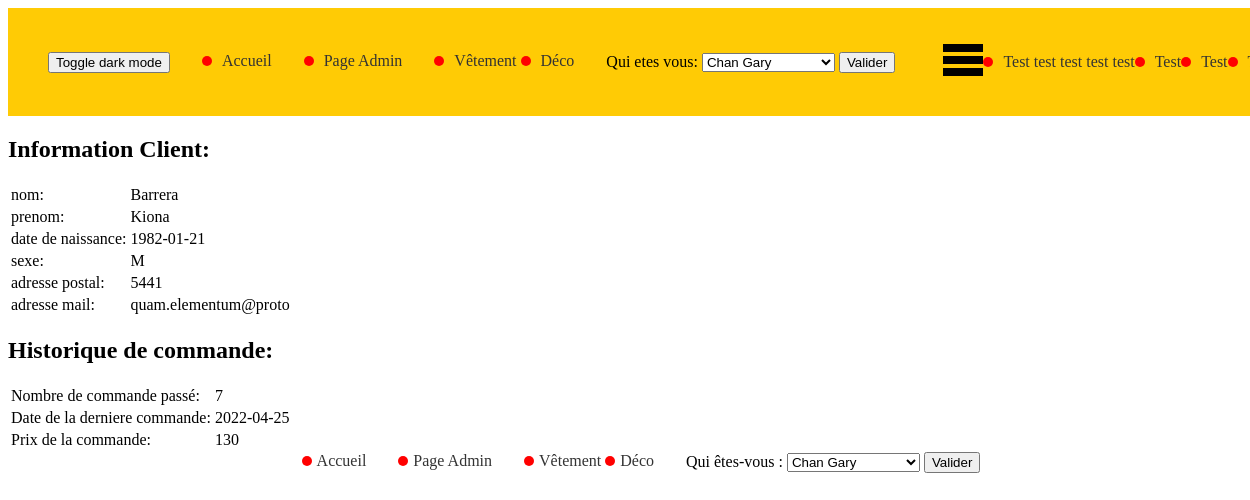
/client.php?id=4, run on the app's committed database.
### tables this page shows
CREATE TABLE `categorie` (
  `id_categorie` int(11) NOT NULL,
  `nom` varchar(50) NOT NULL
);

CREATE TABLE `fiche_client` (
  `id_client` int(11) NOT NULL,
  `nom` varchar(50) NOT NULL,
  `prenom` varchar(50) NOT NULL,
  `date_de_naissance` date NOT NULL,
  `sexe` char(1) NOT NULL,
  `adresse_postal` bigint(5) NOT NULL,
  `adresse_mail` varchar(20) NOT NULL
);

CREATE TABLE `commande` (
  `id_commande` int(11) NOT NULL,
  `nombre_de_commande_passé` bigint(2) NOT NULL,
  `date_de_la_derniere` date NOT NULL,
  `prix_de_la_derniere_commande` bigint(4) NOT NULL
);

### client.php (the view, shortened to what this page needs)
<!DOCTYPE html>
<html lang="fr">
  <head>
    <link rel="stylesheet" type="text/css" href="css/style.css">
  </head>
  <body>
    <?php
      require("components/header.php");;
      include("config/config.php");
$bdd = new PDO('mysql:host='.$hote.';port='.$port.';dbname='.$nom_bd,$utilisateur,$mot_de_passe);
      $requete = 'SELECT * FROM fiche_client WHERE id_client=' . $_GET["id"];
      $resultats = $bdd->query($requete);
      $tableauclient = $resultats->fetchAll();
      if (count($tableauclient) > 0) {
        echo "<h2>Information Client:</h2>";
        echo "<table>";
        foreach ($tableauclient as $client) {
          echo "<tr><td>nom:</td><td>" . $client["nom"] . "</td></tr>";
          echo "<tr><td>prenom:</td><td>" . $client["prenom"] . "</td></tr>";
          echo "<tr><td>date de naissance:</td><td>" . $client["date_de_naissance"] . "</td></tr>";
          echo "<tr><td>sexe:</td><td>" . $client["sexe"] . "</td></tr>";
          echo "<tr><td>adresse postal:</td><td>" . $client["adresse_postal"] . "</td></tr>";
          echo "<tr><td>adresse mail:</td><td>" . $client["adresse_mail"] . "</td></tr>";
        }
        echo "</table>";
      } else {
        echo "<p>Aucune fiche_client n'a été trouvée pour ce client.</p>";
      }
      $requete = 'SELECT * FROM commande WHERE id_commande=' . $_GET["id"];
      $resultats = $bdd->query($requete);
      $tableaucommande = $resultats->fetchAll();
      if (count($tableaucommande) > 0) {
        echo "<h2>Historique de commande:</h2>";
        echo "<table>";
        foreach ($tableaucommande as $commande) {
          echo "<tr><td>Nombre de commande passé:</td><td>" . $commande["nombre_de_commande_passé"] . "</td></tr>";
          echo "<tr><td>Date de la derniere commande:</td><td>" . $commande["date_de_la_derniere"] . "</td></tr>";
          echo "<tr><td>Prix de la commande:</td><td>" . $commande["prix_de_la_derniere_commande"] . "</td></tr>";
    }
    echo "</table>";
} else {
    echo "<p>Aucune commande trouvée pour ce client.</p>";
}
?>
<?php require("components/footer.php"); ?>
</body>
</html>

### components/header.php (shortened to what this page needs)
<?php
 include("config/config.php");
$bdd = new PDO('mysql:host='.$hote.';port='.$port.';dbname='.$nom_bd,$utilisateur,$mot_de_passe);
$requete = 'SELECT * FROM fiche_client';
$resultats = $bdd->query($requete);
$tableauclient = $resultats->fetchAll();
$requete='SELECT * FROM categorie ';
$resultats = $bdd->query($requete) ;
$tableaucategorie=$resultats->fetchAll() ;
?>
<nav>
<button onclick="toggle_dark_mode()">Toggle dark mode</button>
    <ul>
        <li><a href="index.php">Accueil</a></li>
        <li><a href="admin.php">Page Admin</a></li>
        <li class="dropdown">
            <div class="dropdown-content">
                <?php
                foreach ($tableaucategorie as $categorie) {
                    echo '<a href="article.php?id=' . $categorie["id_categorie"] . '">' . $categorie["nom"] . '</a>'."\n";
                }
                ?>
            </div>
        </li>
        <li>
            <form action="client.php" method="get">
                <label for="selectionneclient">Qui etes vous:</label>
                <select id="selectionneclient" name="id">
                    <?php
                    foreach ($tableauclient as $client) {
                        echo '<option value="' . $client["id_client"] . '">' . $client["nom"] . ' ' . $client["prenom"] . '</option>';
                    }
                    ?>
                </select>
                <input type="submit" value="Valider">
            </form>
        </li>
    </ul>
    <div class="header-nav" data-visible="false">
        <nav class="nav">
                <div class="menu-btn">
                    <svg viewBox="0 0 100 80" width="40" height="40">
  <rect width="100" height="20"></rect>
  <rect y="30" width="100" height="20"></rect>
  <rect y="60" width="100" height="20"></rect>
</svg>
                </div>
            <ul class="nav-list burger">
                <li class="nav__list_item" style="margin-left: 0px;"><a class="nav__link" href="#">Test test test test test</a></li>
                <li class="nav__list_item" style="margin-left: 0px;"><a class="nav__link" href="#">Test</a></li>
                <li class="nav__list_item"  style="margin-left: 0px;"><a class="nav__link" href="#">Test</a></li>
                <li class="nav__list_item"  style="margin-left: 0px;"><a class="nav__link" href="#">Test</a></li>
            </ul>
        </nav>
    </div>
</nav>

### components/footer.php (shortened to what this page needs)
<?php
  include("config/config.php");
  $bdd = new PDO('mysql:host='.$hote.';port='.$port.';dbname='.$nom_bd,$utilisateur,$mot_de_passe);
$requete = 'SELECT * FROM fiche_client';
$resultats = $bdd->query($requete);
$tableauclient = $resultats->fetchAll();
$requete = 'SELECT * FROM categorie';
$resultats = $bdd->query($requete);
$tableaucategorie = $resultats->fetchAll();
?>
    <footer>
        <ul>
            <li><a href="index.php">Accueil</a></li>
            <li><a href="admin.php">Page Admin</a></li>
            <li class="dropdown">
                <div class="dropdown-content">
                    <?php
                    foreach ($tableaucategorie as $categorie) {
                        echo '<a href="article.php?id=' . $categorie["id_categorie"] . '">' . $categorie["nom"] . '</a>' . "\n";
                    }
                    ?>
                </div>
            </li>
            <li>
                <form action="client.php" method="get">
                    <label for="selectionneclient">Qui êtes-vous :</label>
                    <select id="selectionneclient" name="id">
                        <?php
                        foreach ($tableauclient as $client) {
                            echo '<option value="' . $client["id_client"] . '">' . $client["nom"] . ' ' . $client["prenom"] . '</option>';
                        }
                        ?>
                    </select>
                    <input type="submit" value="Valider">
                </form>
            </li>
        </ul>
</footer>

### css/style.css (style rules this page uses)
nav { width: 100%; top: auto; left: auto; background-color: #ffcb05; display: flex; justify-content: flex-end; align-items: center; padding: 1rem; }
nav ul li a:before { content: ""; display: inline-block; width: 10px; height: 10px; margin-right: 10px; background-color: red; border-radius: 50%; }
nav ul { display: flex; justify-content: flex-start; }
ul { display: flex; list-style-type: none; margin: 0; padding: 0; }
footer ul { justify-content: center; }
li { margin-left: 2rem; }
a { color: #333; text-decoration: none; position: relative; }
li a::before { content: ""; display: inline-block; width: 10px; height: 10px; margin-right: 5px; background-color: red; border-radius: 50%; }

### data on the page
categorie: nom "Vêtement"
categorie: nom "Déco"
fiche_client: nom "Barrera", prenom "Kiona", date_de_naissance "1982-01-21", sexe "M", adresse_postal "5441", adresse_mail "quam.elementum@proto"
commande: nombre_de_commande_passé "7", date_de_la_derniere "2022-04-25", prix_de_la_derniere_commande "130"

### other printed values
form field id "Chan Gary"
